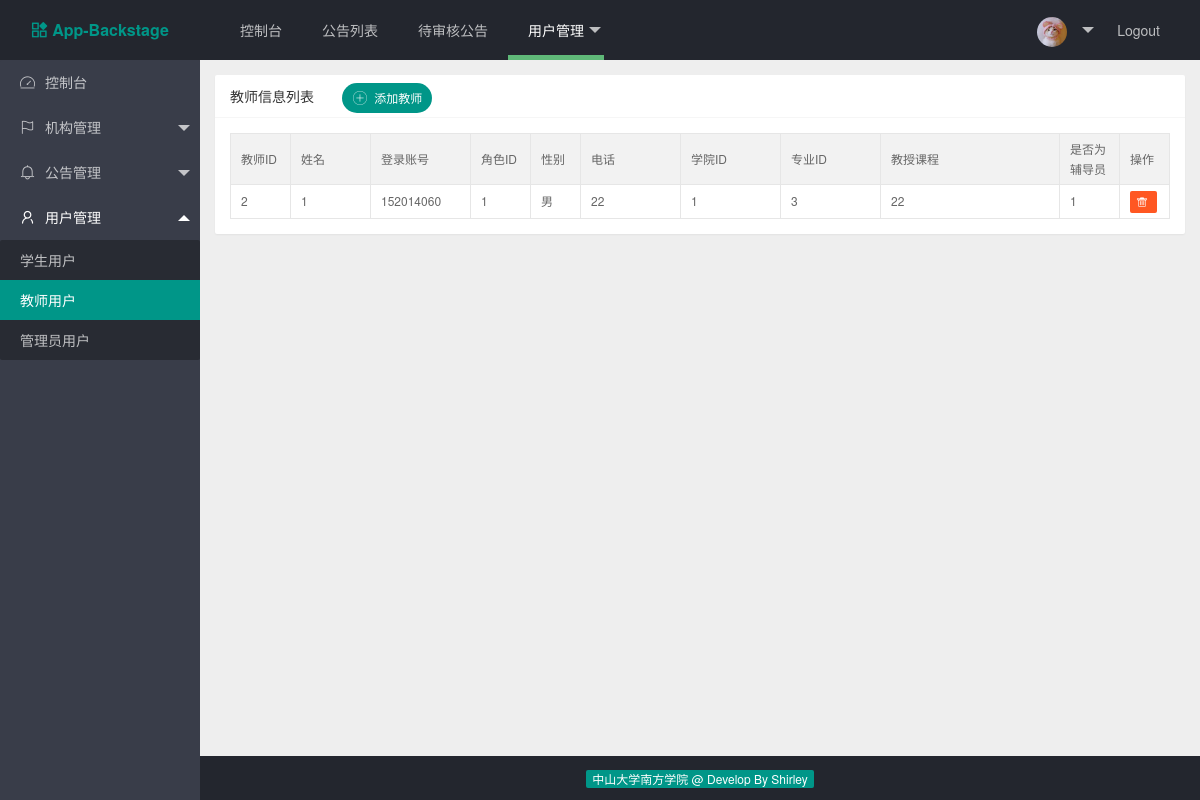
The page /index.php/web/user_mgt/teacher on the database as committed earlier.
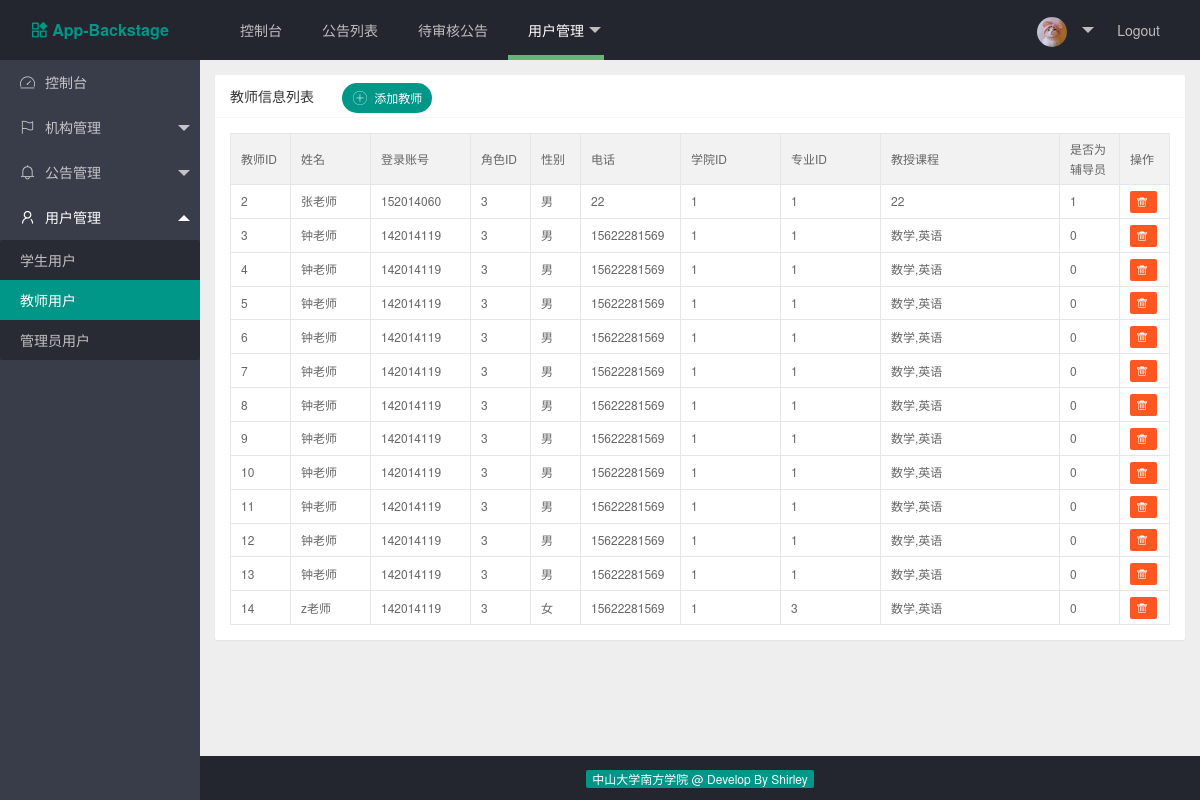
The same page on the database as committed later.
### tables this page shows
CREATE TABLE IF NOT EXISTS `tea_user_tb` (
  `tea_id` bigint(20) NOT NULL AUTO_INCREMENT COMMENT '教师用户ID',
  `role_id` int(11) NOT NULL DEFAULT '0' COMMENT '角色ID',
  `tea_account` varchar(50) NOT NULL DEFAULT '0' COMMENT '工号，为登录账号',
  `tea_password` varchar(50) NOT NULL DEFAULT '0' COMMENT '登录密码',
  `tea_name` varchar(50) NOT NULL DEFAULT '0' COMMENT '教师姓名',
  `tea_spell` varchar(50) NOT NULL DEFAULT '0' COMMENT '姓名拼音',
  `tea_sex` varchar(50) NOT NULL DEFAULT '0' COMMENT '教师性别',
  `college_id` int(11) DEFAULT NULL COMMENT '学院ID',
  `major_id` int(11) DEFAULT NULL COMMENT '专业ID',
  `tea_phone` varchar(50) DEFAULT NULL COMMENT '电话',
  `tea_course` varchar(200) DEFAULT NULL COMMENT '所有教授课程，以逗号分隔',
  `tea_isInstructor` int(2) DEFAULT NULL COMMENT '是否为辅导员',
  PRIMARY KEY (`tea_id`)
);

### application/controllers/web/Teacher.php (called while the page is built, shortened)
<?php
class Teacher extends CI_Controller {
	public function view($page = 'teacher')
	{
		$data['college_option'] = $this->get_college_option();
		$data['major_option'] = $this->get_major_option();
		$data['teacher_list'] = $this->get_teacher();
		$this->load->view('common/header');
		$this->load->view('common/navbar');
		$this->load->view('common/sidebar');
		$this->load->view('teacher/teacher', $data);
		$this->load->view('common/footer');
	}
	public function get_college_option()
	{
		$this->load->model('web/college_model');
		$res = $this->college_model->get_college_option();
		return $res;
	}
	public function get_major_option()
	{
		$this->load->model('web/major_model');
		$res = $this->major_model->get_major_option();
		return $res;
	}
	public function get_teacher()
	{
		$this->load->model('web/teacher_model');
		$res = $this->teacher_model->get_teacher();
		return $res;
	}
}

### index.php (called while the page is built, shortened)
<?php
require_once BASEPATH.'core/CodeIgniter.php';

### application/models/web/Teacher_model.php (called while the page is built, shortened)
<?php
class Teacher_model extends CI_Model {
    public static $table_name = 'tea_user_tb';
    public function get_teacher()
    {
        $query_res = $this->db->get(self::$table_name);
        return $query_res->result_array();
    }
}

### application/views/teacher/teacher.php (the view, shortened to what the changed rows need)
<div class="layui-body layui-bg-gray" id="teacher">
    <div style="padding: 15px;" id="teacher">
        <div class="layui-card">
            <div class="layui-card-body">
                <table class="layui-table" lay-size="sm">
                    <colgroup>
                    </colgroup>
                    <thead>
                        <tr>
                            <th>教师ID</th>
                            <th>姓名</th>
                            <th>登录账号</th>
                            <th>角色ID</th>
                            <th>性别</th>
                            <th>电话</th>
                            <th>学院ID</th>
                            <th>专业ID</th>
                            <th>教授课程</th>
                            <th>是否为辅导员</th>
                            <th>操作</th>
                        </tr>
                    </thead>
                    <tbody>
                        <?php foreach ($teacher_list as $teacher):?>
                            <tr>
                                <td><?php echo $teacher['tea_id'];?></td>
                                <td><?php echo $teacher['tea_name'];?></td>
                                <td><?php echo $teacher['tea_account'];?></td>
                                <td><?php echo $teacher['role_id'];?></td>
                                <td><?php echo $teacher['tea_sex'];?></td>
                                <td><?php echo $teacher['tea_phone'];?></td>
                                <td><?php echo $teacher['college_id'];?></td>
                                <td><?php echo $teacher['major_id'];?></td>
                                <td><?php echo $teacher['tea_course'];?></td>
                                <td><?php echo $teacher['tea_isInstructor'];?></td>
                                <td>
                                    <a href="<?php echo site_url('web/user_mgt/delete_teacher').'?tea_id='.$teacher['tea_id']; ?>" class="layui-btn layui-btn-danger layui-btn-xs">
                                        <i class="layui-icon">&#xe640;</i>
                                    </a>
                                </td>
                            </tr>
                        <?php endforeach;?>
                    </tbody>
                </table>
            </div>
        </div>
    </div>
</div>

Rows that differ between the two databases and show on the page:
changed tea_user_tb id 2: tea_name "1" → "张老师"; role "1" → "3"; major "3" → "1"
added tea_user_tb: tea_id "3", tea_name "钟老师", tea_account "142014119", role "3", tea_sex "男", tea_phone "15622281569", college "1", major "1", tea_course "数学,英语", tea_isInstructor "0"
added tea_user_tb: tea_id "4", tea_name "钟老师", tea_account "142014119", role "3", tea_sex "男", tea_phone "15622281569", college "1", major "1", tea_course "数学,英语", tea_isInstructor "0"
added tea_user_tb: tea_id "5", tea_name "钟老师", tea_account "142014119", role "3", tea_sex "男", tea_phone "15622281569", college "1", major "1", tea_course "数学,英语", tea_isInstructor "0"
added tea_user_tb: tea_id "6", tea_name "钟老师", tea_account "142014119", role "3", tea_sex "男", tea_phone "15622281569", college "1", major "1", tea_course "数学,英语", tea_isInstructor "0"
added tea_user_tb: tea_id "7", tea_name "钟老师", tea_account "142014119", role "3", tea_sex "男", tea_phone "15622281569", college "1", major "1", tea_course "数学,英语", tea_isInstructor "0"
added tea_user_tb: tea_id "8", tea_name "钟老师", tea_account "142014119", role "3", tea_sex "男", tea_phone "15622281569", college "1", major "1", tea_course "数学,英语", tea_isInstructor "0"
added tea_user_tb: tea_id "9", tea_name "钟老师", tea_account "142014119", role "3", tea_sex "男", tea_phone "15622281569", college "1", major "1", tea_course "数学,英语", tea_isInstructor "0"
added tea_user_tb: tea_id "10", tea_name "钟老师", tea_account "142014119", role "3", tea_sex "男", tea_phone "15622281569", college "1", major "1", tea_course "数学,英语", tea_isInstructor "0"
added tea_user_tb: tea_id "11", tea_name "钟老师", tea_account "142014119", role "3", tea_sex "男", tea_phone "15622281569", college "1", major "1", tea_course "数学,英语", tea_isInstructor "0"
added tea_user_tb: tea_id "12", tea_name "钟老师", tea_account "142014119", role "3", tea_sex "男", tea_phone "15622281569", college "1", major "1", tea_course "数学,英语", tea_isInstructor "0"
added tea_user_tb: tea_id "13", tea_name "钟老师", tea_account "142014119", role "3", tea_sex "男", tea_phone "15622281569", college "1", major "1", tea_course "数学,英语", tea_isInstructor "0"
added tea_user_tb: tea_id "14", tea_name "z老师", tea_account "142014119", role "3", tea_sex "女", tea_phone "15622281569", college "1", major "3", tea_course "数学,英语", tea_isInstructor "0"
